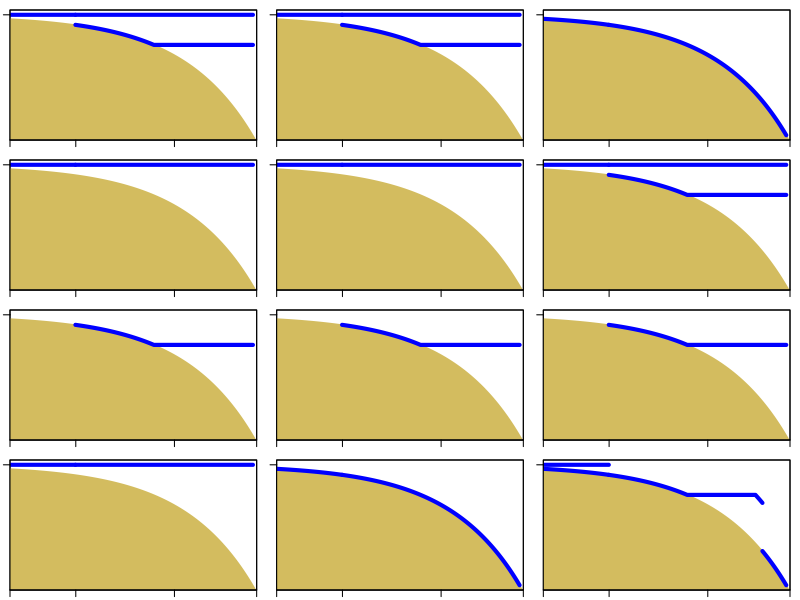
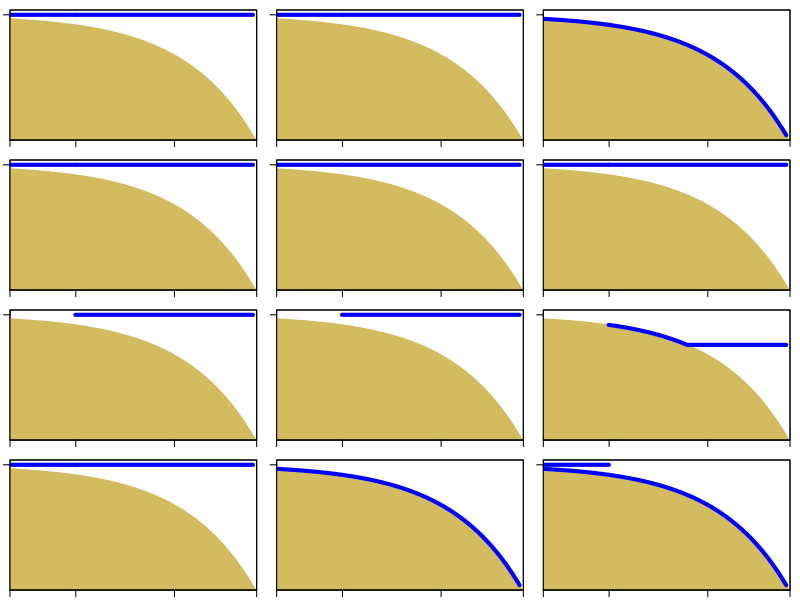

Recreate these plots in R, in order.
   # plot describing fish position in water column
    
    ## regions shallower than euphotic zone
      bottom_sh <- c(100:250)
      surf_sh <- rep(0,length(bottom_sh))
      bot_sh  <- bottom_sh
    
      # get negative
      surf_sh <- -(surf_sh)
      bot_sh <- -(bot_sh)
    
    ## regions deeper than 250 with mesopelagic / mid-water predators
      bottom_dp <- c(250:3000)
      surf_dp <- rep(0,length(bottom_dp))
      bot_dp  <- bottom_dp
      meso_dp <- rep(750,length(bottom_dp))
      meso_dp <- ifelse(meso_dp > bottom_dp, bottom_dp, meso_dp)
      dem_dp1 <- ifelse(bottom_dp-meso_dp < 1200,meso_dp,NA)
      dem_dp1 <- ifelse(bottom_dp-meso_dp >= 1200 & bottom_dp-meso_dp < 1400, bottom_dp-1200, dem_dp1)
      dem_dp2 <- ifelse(is.na(dem_dp1),bottom_dp,NA) 
      
      # get negative
      surf_dp <- -(surf_dp)
      bot_dp <- -(bot_dp)
      meso_dp <- -(meso_dp)
      dem_dp1 <- -(dem_dp1)
      dem_dp2 <- -(dem_dp2)
    
    ## set common parameters
      colb <- "blue"
      size <- 4
    
      x <- c(50:3100,50)
      x <-log10(x)
      y <- c(-50:-3100,-3100)
      
      bottom_sh <- log10(bottom_sh)
      bottom_dp <- log10(bottom_dp)
      
    # save 5 x  5.5 inch
    ## plot during the day
    
  setwd("C:/Users/pdvd/Online for git/Fish_foodwebs/Fish depth distribution - plot/")
      
  # plot
  pdf("Day distribution.pdf",width=5,height=5.5)   
      
    par(mfrow=c(4,3), mai = c(0.1, 0.1, 0.1, 0.1))
    
    plot(0, col="white", ylim=c(-3000,0),xlim=c(2,3.5),xaxt="n", 
         yaxt="n",xlab = "",ylab = "",xaxs="i")
    polygon(x, y,border = "#d3bc5f",col="#d3bc5f")
    lines(surf_sh~bottom_sh,col=colb, lwd=size)
    lines(surf_dp~bottom_dp,lwd=size,col="blue")
    lines(meso_dp~bottom_dp,lwd=size,col="blue")
    box()
    axis(1,las=1, c(2,2.4,3,3.5),c("","","",""))
    axis(2,las=1, c(0),c(""))
    
    plot(0, col="white",  ylim=c(-3000,0),xlim=c(2,3.5),xaxt="n", 
         yaxt="n",xlab = "",ylab = "",xaxs="i")
    polygon(x, y,border = "#d3bc5f",col="#d3bc5f")
    lines(surf_sh~bottom_sh,col=colb, lwd=size)
    lines(surf_dp~bottom_dp,lwd=size,col="blue")
    lines(meso_dp~bottom_dp,lwd=size,col="blue")
    box()
    axis(1,las=1, c(2,2.4,3,3.5),c("","","",""))
    axis(2,las=1, c(0),c(""))
    
    plot(0, col="white",  ylim=c(-3000,0),xlim=c(2,3.5),xaxt="n", 
         yaxt="n",xlab = "",ylab = "",xaxs="i")
    polygon(x, y,border = "#d3bc5f",col="#d3bc5f")
    lines(bot_sh~bottom_sh,col=colb, lwd=size)
    lines(bot_dp~bottom_dp,lwd=size,col="blue")
    box()
    axis(1,las=1, c(2,2.4,3,3.5),c("","","",""))
    axis(2,las=1, c(0),c(""))
    
    # epipelagic /large pelagic
    plot(0, col="white",  ylim=c(-3000,0),xlim=c(2,3.5),xaxt="n", 
         yaxt="n",xlab = "",ylab = "",xaxs="i")
    polygon(x, y,border = "#d3bc5f",col="#d3bc5f")
    lines(surf_sh~bottom_sh,col=colb, lwd=size)
    lines(surf_dp~bottom_dp,lwd=size,col="blue")
    box()
    axis(1,las=1, c(2,2.4,3,3.5),c("","","",""))
    axis(2,las=1, c(0),c(""))
    
    plot(0, col="white",  ylim=c(-3000,0),xlim=c(2,3.5),xaxt="n", 
         yaxt="n",xlab = "",ylab = "",xaxs="i")
    polygon(x, y,border = "#d3bc5f",col="#d3bc5f")
    lines(surf_sh~bottom_sh,col=colb, lwd=size)
    lines(surf_dp~bottom_dp,lwd=size,col="blue")
    box()
    axis(1,las=1, c(2,2.4,3,3.5),c("","","",""))
    axis(2,las=1, c(0),c(""))
    
    plot(0, col="white",  ylim=c(-3000,0),xlim=c(2,3.5),xaxt="n", 
         yaxt="n",xlab = "",ylab = "",xaxs="i")
    polygon(x, y,border = "#d3bc5f",col="#d3bc5f")
    lines(surf_sh~bottom_sh,col=colb, lwd=size)
    lines(surf_dp~bottom_dp,lwd=size,col="blue")
    lines(meso_dp~bottom_dp,lwd=size,col="blue")
    box()
    axis(1,las=1, c(2,2.4,3,3.5),c("","","",""))
    axis(2,las=1, c(0),c(""))
    
    # mesopelagic/midwater
    plot(0, col="white",  ylim=c(-3000,0),xlim=c(2,3.5),xaxt="n", 
         yaxt="n",xlab = "",ylab = "",xaxs="i")
    polygon(x, y,border = "#d3bc5f",col="#d3bc5f")
    lines(meso_dp~bottom_dp,col=colb, lwd=size)
    box()
    axis(1,las=1, c(2,2.4,3,3.5),c("","","",""))
    axis(2,las=1, c(0),c(""))
    
    plot(0, col="white",  ylim=c(-3000,0),xlim=c(2,3.5),xaxt="n", 
         yaxt="n",xlab = "",ylab = "",xaxs="i")
    polygon(x, y,border = "#d3bc5f",col="#d3bc5f")
    lines(meso_dp~bottom_dp,col=colb, lwd=size)
    box()
    axis(1,las=1, c(2,2.4,3,3.5),c("","","",""))
    axis(2,las=1, c(0),c(""))
    
    plot(0, col="white",  ylim=c(-3000,0),xlim=c(2,3.5),xaxt="n", 
         yaxt="n",xlab = "",ylab = "",xaxs="i")
    polygon(x, y,border = "#d3bc5f",col="#d3bc5f")
    lines(meso_dp~bottom_dp,col=colb, lwd=size)
    box()
    axis(1,las=1, c(2,2.4,3,3.5),c("","","",""))
    axis(2,las=1, c(0),c(""))
    
    # demersal
    plot(0,  col="white", ylim=c(-3000,0),xlim=c(2,3.5),xaxt="n", 
         yaxt="n",xlab = "",ylab = "",xaxs="i")
    polygon(x, y,border = "#d3bc5f",col="#d3bc5f")
    lines(surf_sh~bottom_sh,col=colb, lwd=size)
    lines(surf_dp~bottom_dp,lwd=size,col="blue")
    box()
    axis(1,las=1, c(2,2.4,3,3.5),c("","","",""))
    axis(2,las=1, c(0),c(""))
    
    plot(0,  col="white", ylim=c(-3000,0),xlim=c(2,3.5),xaxt="n", 
         yaxt="n",xlab = "",ylab = "",xaxs="i")
    polygon(x, y,border = "#d3bc5f",col="#d3bc5f")
    lines(bot_sh~bottom_sh,col=colb, lwd=size)
    lines(bot_dp~bottom_dp,lwd=size,col="blue")
    box()
    axis(1,las=1, c(2,2.4,3,3.5),c("","","",""))
    axis(2,las=1, c(0),c(""))
    
    plot(0,  col="white", ylim=c(-3000,0),xlim=c(2,3.5),xaxt="n", 
         yaxt="n",xlab = "",ylab = "",xaxs="i")
    polygon(x, y,border = "#d3bc5f",col="#d3bc5f")
    lines(surf_sh~bottom_sh,lwd=size,col="blue")
    lines(bot_sh~bottom_sh,lwd=size,col="blue")
    lines(dem_dp1~bottom_dp,lwd=size,col="blue")
    lines(dem_dp2~bottom_dp,lwd=size,col="blue")
    box()
    axis(1,las=1, c(2,2.4,3,3.5),c("","","",""))
    axis(2,las=1, c(0),c(""))
    
    dev.off()
    
    
# now during the night

    pdf("Night distribution.pdf",width=5,height=5.5)   
    
    par(mfrow=c(4,3), mai = c(0.1, 0.1, 0.1, 0.1))
    
    # zoop s
    plot(0,  col="white", ylim=c(-3000,0),xlim=c(2,3.5),xaxt="n", 
         yaxt="n",xlab = "",ylab = "",xaxs="i")
    polygon(x, y,border = "#d3bc5f",col="#d3bc5f")
    lines(surf_sh~bottom_sh,lwd=size,col="blue")
    lines(surf_dp~bottom_dp,lwd=size,col="blue")
    box()
    axis(1,las=1, c(2,2.4,3,3.5),c("","","",""))
    axis(2,las=1, c(0),c(""))
    
    # zoop L
    plot(0, col="white",  ylim=c(-3000,0),xlim=c(2,3.5),xaxt="n", 
         yaxt="n",xlab = "",ylab = "",xaxs="i")
    polygon(x, y,border = "#d3bc5f",col="#d3bc5f")
    lines(surf_sh~bottom_sh,lwd=size,col="blue")
    lines(surf_dp~bottom_dp,lwd=size,col="blue")
    box()
    axis(1,las=1, c(2,2.4,3,3.5),c("","","",""))
    axis(2,las=1, c(0),c(""))
    
    #benth 
    plot(0, col="white",  ylim=c(-3000,0),xlim=c(2,3.5),xaxt="n", 
         yaxt="n",xlab = "",ylab = "",xaxs="i")
    polygon(x, y,border = "#d3bc5f",col="#d3bc5f")
    lines(bot_sh~bottom_sh,lwd=size,col="blue")
    lines(bot_dp~bottom_dp,lwd=size,col="blue")
    box()
    axis(1,las=1, c(2,2.4,3,3.5),c("","","",""))
    axis(2,las=1, c(0),c(""))
    
    # pelagics
    plot(0,  col="white", ylim=c(-3000,0),xlim=c(2,3.5),xaxt="n", 
         yaxt="n",xlab = "",ylab = "",xaxs="i")
    polygon(x, y,border = "#d3bc5f",col="#d3bc5f")
    lines(surf_sh~bottom_sh,lwd=size,col="blue")
    lines(surf_dp~bottom_dp,lwd=size,col="blue")
    box()
    axis(1,las=1, c(2,2.4,3,3.5),c("","","",""))
    axis(2,las=1, c(0),c(""))
    
    plot(0, col="white",  ylim=c(-3000,0),xlim=c(2,3.5),xaxt="n", 
         yaxt="n",xlab = "",ylab = "",xaxs="i")
    polygon(x, y,border = "#d3bc5f",col="#d3bc5f")
    lines(surf_sh~bottom_sh,lwd=size,col="blue")
    lines(surf_dp~bottom_dp,lwd=size,col="blue")
    box()
    axis(1,las=1, c(2,2.4,3,3.5),c("","","",""))
    axis(2,las=1, c(0),c(""))
    
    plot(0, col="white",  ylim=c(-3000,0),xlim=c(2,3.5),xaxt="n", 
         yaxt="n",xlab = "",ylab = "",xaxs="i")
    polygon(x, y,border = "#d3bc5f",col="#d3bc5f")
    lines(surf_sh~bottom_sh,lwd=size,col="blue")
    lines(surf_dp~bottom_dp,lwd=size,col="blue")
    box()
    axis(1,las=1, c(2,2.4,3,3.5),c("","","",""))
    axis(2,las=1, c(0),c(""))
    
    # mesopelagics/mid-water
    plot(0, col="white",  ylim=c(-3000,0),xlim=c(2,3.5),xaxt="n", 
         yaxt="n",xlab = "",ylab = "",xaxs="i")
    polygon(x, y,border = "#d3bc5f",col="#d3bc5f")
    lines(surf_dp~bottom_dp,lwd=size,col="blue")
    box()
    axis(1,las=1, c(2,2.4,3,3.5),c("","","",""))
    axis(2,las=1, c(0),c(""))
    
    plot(0, col="white",  ylim=c(-3000,0),xlim=c(2,3.5),xaxt="n", 
         yaxt="n",xlab = "",ylab = "",xaxs="i")
    polygon(x, y,border = "#d3bc5f",col="#d3bc5f")
    lines(surf_dp~bottom_dp,lwd=size,col="blue")
    box()
    axis(1,las=1, c(2,2.4,3,3.5),c("","","",""))
    axis(2,las=1, c(0),c(""))
    
    plot(0, col="white",  ylim=c(-3000,0),xlim=c(2,3.5),xaxt="n", 
         yaxt="n",xlab = "",ylab = "",xaxs="i")
    polygon(x, y,border = "#d3bc5f",col="#d3bc5f")
    lines(meso_dp~bottom_dp,lwd=size,col="blue")
    box()
    axis(1,las=1, c(2,2.4,3,3.5),c("","","",""))
    axis(2,las=1, c(0),c(""))
    
    plot(0, col="white",  ylim=c(-3000,0),xlim=c(2,3.5),xaxt="n", 
         yaxt="n",xlab = "",ylab = "",xaxs="i")
    polygon(x, y,border = "#d3bc5f",col="#d3bc5f")
    lines(surf_sh~bottom_sh,lwd=size,col="blue")
    lines(surf_dp~bottom_dp,lwd=size,col="blue")
    box()
    axis(1,las=1, c(2,2.4,3,3.5),c("","","",""))
    axis(2,las=1, c(0),c(""))
    
    plot(0,  col="white", ylim=c(-3000,0),xlim=c(2,3.5),xaxt="n", 
         yaxt="n",xlab = "",ylab = "",xaxs="i")
    polygon(x, y,border = "#d3bc5f",col="#d3bc5f")
    lines(bot_sh~bottom_sh,lwd=size,col="blue")
    lines(bot_dp~bottom_dp,lwd=size,col="blue")
    box()
    axis(1,las=1, c(2,2.4,3,3.5),c("","","",""))
    axis(2,las=1, c(0),c(""))
    
    plot(0, col="white",  ylim=c(-3000,0),xlim=c(2,3.5),xaxt="n", 
         yaxt="n",xlab = "",ylab = "",xaxs="i")
    polygon(x, y,border = "#d3bc5f",col="#d3bc5f")
    lines(bot_sh~bottom_sh,lwd=size,col="blue")
    lines(surf_sh~bottom_sh,lwd=size,col="blue")
    lines(bot_dp~bottom_dp,lwd=size,col="blue")
    box()
    axis(1,las=1, c(2,2.4,3,3.5),c("","","",""))
    axis(2,las=1, c(0),c(""))
    
    dev.off()
